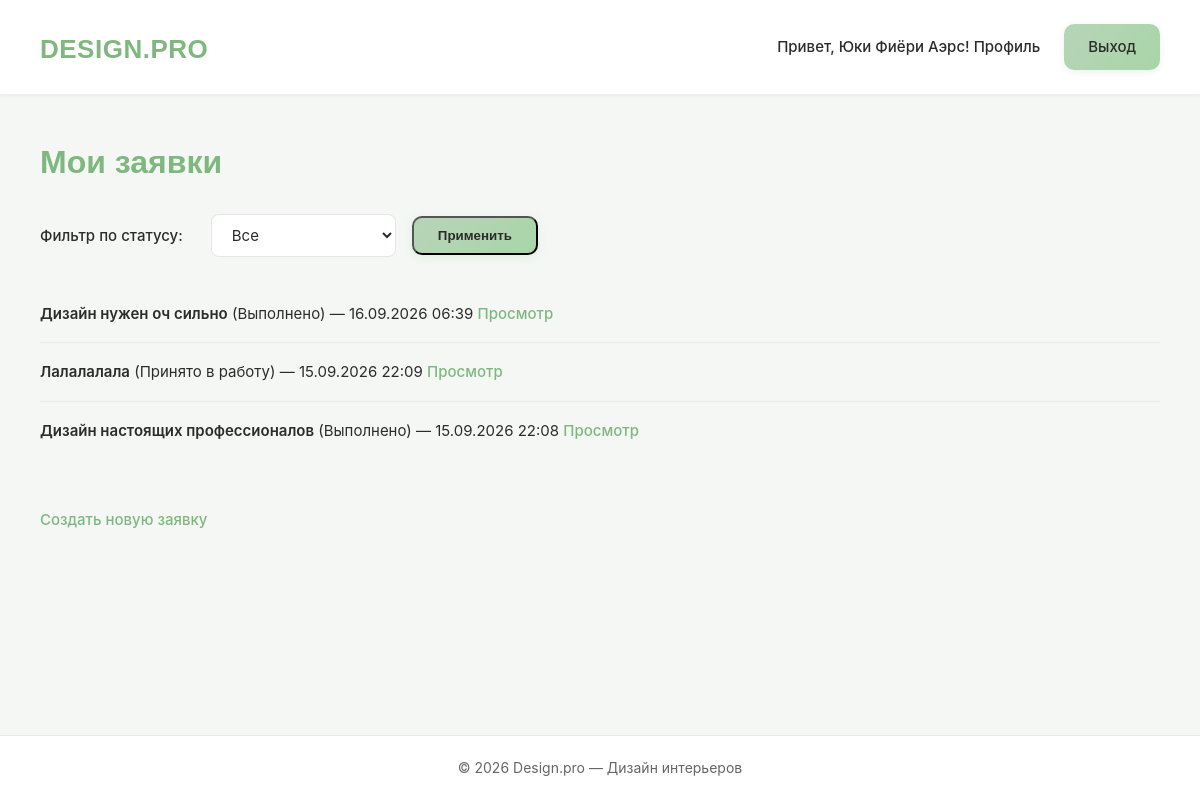
The page /requests/ (signed in) on the database its author committed.
### catalog/models.py (models this page shows, shortened)
class CustomUser(AbstractUser):
    full_name = models.CharField(
        max_length=150,
        verbose_name=_('ФИО'),
        validators=[
            RegexValidator(
                regex=r'^[а-яА-ЯёЁ \-]+$',
                message=_('ФИО может содержать только кириллические буквы, пробел и дефис.')
            )
        ]
    )
    class Meta:
        ordering = ['full_name']
        verbose_name = _('Пользователь')
        verbose_name_plural = _('Пользователи')

class DesignRequest(models.Model):
    STATUS_CHOICES = (
        ('new', _('Новая')),
        ('in_progress', _('Принято в работу')),
        ('completed', _('Выполнено')),
    )
    title = models.CharField(max_length=200, verbose_name=_('Название'))
    description = models.TextField(
        max_length=1000,
        verbose_name=_('Описание'),
        help_text=_('Опишите помещение и пожелания по дизайну')
    )
    client = models.ForeignKey(
        CustomUser,
        on_delete=models.CASCADE,
        verbose_name=_('Клиент'),
        related_name='design_requests'
    )
    category = models.ForeignKey(
        Category,
        on_delete=models.CASCADE,
        verbose_name=_('Категория')
    )
    status = models.CharField(
        max_length=20,
        choices=STATUS_CHOICES,
        default='new',
        verbose_name=_('Статус')
    )
    plan_image = models.ImageField(
        upload_to='plans/%Y/%m/%d/',
        verbose_name=_('План помещения'),
        validators=[validate_image_file]
    )
    design_image = models.ImageField(
        upload_to='designs/%Y/%m/%d/',
        verbose_name=_('Готовый дизайн'),
        blank=True,
        null=True,
        validators=[validate_image_file]
    )
    admin_comment = models.TextField(
        verbose_name=_('Комментарий администратора'),
        blank=True
    )
    created_at = models.DateTimeField(auto_now_add=True, verbose_name=_('Дата создания'))
    updated_at = models.DateTimeField(auto_now=True, verbose_name=_('Дата обновления'))
    id = models.UUIDField(
        primary_key=True,
        default=uuid.uuid4,
        editable=False,
        verbose_name=_('Уникальный ID заявки')
    )
    class Meta:
        ordering = ['-created_at']
        verbose_name = _('Заявка')
        verbose_name_plural = _('Заявки')
        permissions = (
            ("can_change_status", _("Может изменять статус заявки")),
            ("can_view_all", _("Может просматривать все заявки")),
        )
    @property
    def can_be_deleted(self):
        return self.status == 'new'

### catalog/views.py (the view)
# urls.py: path('requests/', views.my_requests, name='my_requests'),
@login_required
def my_requests(request):
    status_filter = request.GET.get('status', '')
    requests = DesignRequest.objects.filter(client=request.user)
    if status_filter:
        requests = requests.filter(status=status_filter)
    requests = requests.order_by('-created_at')
    return render(request, 'catalog/my_requests.html', {
        'requests': requests,
        'status_filter': status_filter
    })

### catalog/templates/catalog/my_requests.html (shortened to what this page needs)
{% extends "base_generic.html" %}
{% block content %}
<h1 class="page-title">Мои заявки</h1>
<form method="get" class="filter-form">
    <label for="status" class="filter-label">Фильтр по статусу:</label>
    <select name="status" id="status" class="filter-select">
        <option value="">Все</option>
    </select>
    <button type="submit" class="btn">Применить</button>
</form>
{% if requests %}
    <ul class="requests-list">
        {% for req in requests %}
        <li class="request-item">
            <strong>{{ req.title }}</strong> ({{ req.get_status_display }})
            — {{ req.created_at|date:"d.m.Y H:i" }}
            <a href="{% url 'request-detail' req.id %}" class="table-link">Просмотр</a>
        </li>
        {% endfor %}
    </ul>
{% else %}
    <p class="no-requests">У вас пока нет заявок.</p>
{% endif %}
<a href="{% url 'create_request' %}" class="add-link">Создать новую заявку</a>
{% endblock %}

### catalog/templates/base_generic.html (shortened to what this page needs)
<!DOCTYPE html>
<html lang="ru">
<head>
    {% load static %}
    <link rel="stylesheet" href="{% static 'css/style.css' %}">
</head>
<body>
    <header class="site-header">
        <h1 class="site-title">
            <a href="{% url 'home' %}">Design.pro</a>
        </h1>
        <nav class="main-nav">
            {% if user.is_authenticated %}
                <span class="greeting">Привет, {{ user.full_name|default:user.username }}!
                    <a href="{% url 'profile' %}">Профиль</a>
                </span>
                <a href="{% url 'logout' %}" class="btn">Выход</a>
            {% else %}
                <a href="{% url 'login' %}" class="btn">Вход</a>
                <a href="{% url 'register' %}" class="btn">Регистрация</a>
            {% endif %}
        </nav>
    </header>
    <main class="main-content">
        {% block content %}
        {% endblock %}
    </main>
    <footer class="site-footer">
        <p>&copy; 2026 Design.pro — Дизайн интерьеров</p>
    </footer>
</body>
</html>

### catalog/static/css/style.css (style rules this page uses)
* { margin: 0; padding: 0; box-sizing: border-box; }
body { font-family: 'Inter', -apple-system, BlinkMacSystemFont, 'Segoe UI', sans-serif; background-color: #f4f7f4; color: #2c2c2c; line-height: 1.7; min-height: 100vh; display: flex; flex-direction: column; }
.site-header { background: rgba(255, 255, 255, 0.95); backdrop-filter: blur(10px); padding: 20px 40px; display: flex; justify-content: space-between; align-items: center; border-bottom: 1px solid rgba(184, 212, 184, 0.3); box-shadow: 0 1px 3px rgba(0, 0, 0, 0.05); position: sticky; top: 0; z-index: 100; }
.site-title a { color: #7fb87f; text-decoration: none; font-size: 26px; font-weight: 700; letter-spacing: 0.5px; text-transform: uppercase; font-family: 'Montserrat', sans-serif; }
.main-nav { display: flex; gap: 24px; align-items: center; }
.main-nav a, .greeting { color: #2c2c2c; text-decoration: none; font-size: 15px; font-weight: 500; transition: color 0.3s; }
.btn { background: linear-gradient(135deg, #b8d4b8 0%, #a8d5a8 100%); color: #2c2c2c; padding: 10px 24px; border-radius: 10px; text-decoration: none; font-weight: 600; transition: all 0.3s; box-shadow: 0 2px 8px rgba(184, 212, 184, 0.3); display: inline-block; }
.main-content { flex: 1; padding: 40px; max-width: 1200px; margin: 0 auto; width: 100%; }
.site-footer { background-color: #ffffff; padding: 20px 40px; text-align: center; border-top: 1px solid rgba(212, 165, 165, 0.3); margin-top: auto; }
.site-footer p { color: #666666; font-size: 14px; }
.main-content h1 { font-size: 32px; margin-bottom: 24px; color: #7fb87f; font-weight: 700; font-family: 'Montserrat', sans-serif; }
.main-content p strong, .main-content strong { color: #2c2c2c; font-weight: 600; }
.page-title { font-size: 30px; margin-bottom: 32px; color: #7fb87f; font-weight: 700; font-family: 'Montserrat', sans-serif; }
.filter-form { margin-bottom: 28px; display: flex; gap: 16px; align-items: center; flex-wrap: wrap; }
.filter-select { padding: 10px 16px; font-size: 15px; background-color: #ffffff; color: #2c2c2c; border: 1px solid rgba(224, 224, 224, 0.8); border-radius: 8px; transition: all 0.3s; font-family: 'Inter', sans-serif; }
.table-link { color: #7fb87f; text-decoration: none; font-weight: 500; }
.add-link, .cancel-link { display: inline-block; margin-top: 20px; color: #7fb87f; text-decoration: none; font-size: 15px; font-weight: 500; }
.filter-label { font-size: 15px; margin-right: 12px; color: #2c2c2c; font-weight: 500; }
.requests-list { list-style: none; margin: 28px 0; padding: 0; }
.request-item { padding: 16px 0; border-bottom: 1px solid rgba(232, 232, 232, 0.8); font-size: 15px; color: #2c2c2c; }
.request-item:last-child { border-bottom: none; }

### rows shown on the page
CustomUser: full_name "Юки Фиёри Аэрс"
DesignRequest: title "Дизайн нужен оч сильно", status "Выполнено", created_at "16.09.2026 06:39"
DesignRequest: title "Лалалалала", status "Принято в работу", created_at "15.09.2026 22:09"
DesignRequest: title "Дизайн настоящих профессионалов", status "Выполнено", created_at "15.09.2026 22:08"
